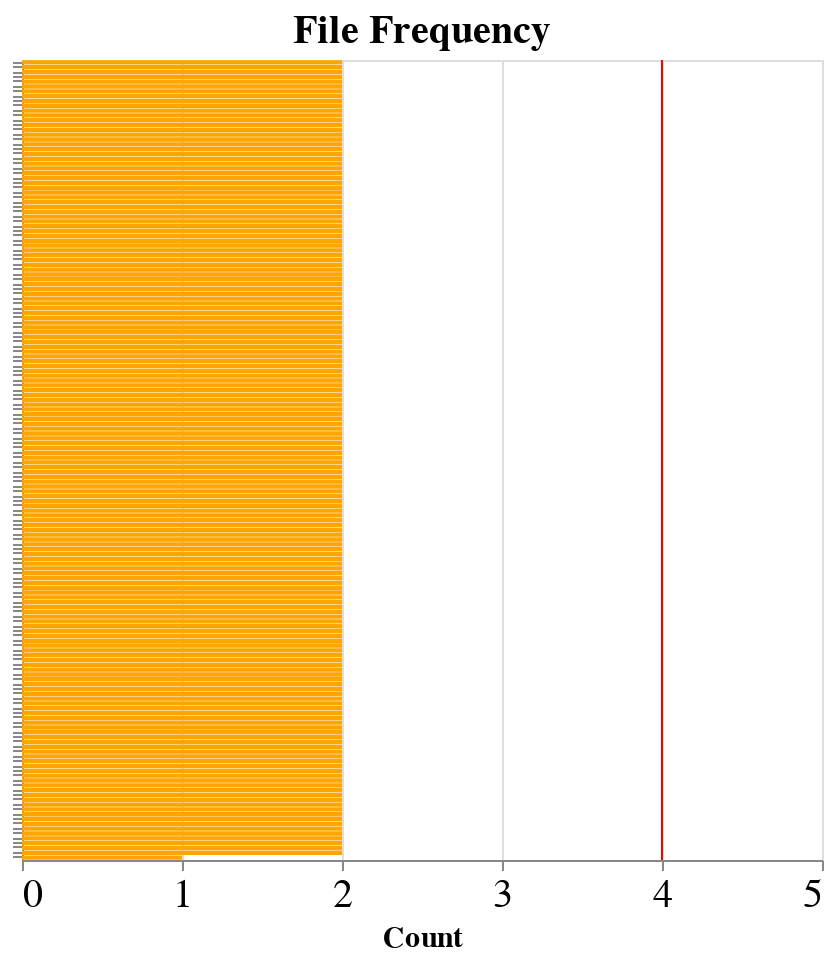

The notebook cell saved with this chart:
### Code cell
# Filter data
chart_data = df_sbom_hashes_unique[(df_sbom_hashes_unique.target == 'time') & (df_sbom_hashes_unique.type == 'source')]
chart_data_grouped = chart_data.groupby(['hash']).count().reset_index().sort_values('hash').sort_values('bom', ascending=False)
# Plot data
pm1 = alt.Chart(chart_data_grouped, title='File Frequency').mark_bar(color='orange').encode(
    x = alt.X('bom', title='Count', axis=alt.Axis(tickMinStep=1), scale=alt.Scale(domain=(0,len(chart_data.producer.unique())+1))),
    y = alt.Y('hash', sort='-x', title=None, axis=alt.Axis(labels=False))
)
rule = alt.Chart(chart_data.drop_duplicates(subset=['producer'])).mark_rule(color='red').encode(
    x=('count(producer)')
)
(pm1+rule).properties(height=400,width=400).configure_axis(
    labelFontSize=20,
    titleFontSize=15
).configure_title(fontSize=20)

### Figure 1 — Vega-Lite specification as saved in the notebook (floating-point values rounded to 4 significant figures; data arrays with more than 128 entries replaced by an {"elided": "..."} marker saying what was removed)
{"config": {"view": {"continuousWidth": 400, "continuousHeight": 300}, "axis": {"labelFontSize": 20, "titleFontSize": 15}, "title": {"fontSize": 20}}, "layer": [{"data": {"name": "data-91281aa8ab7ebebd88a0ff89eb4b2e59"}, "mark": {"type": "bar", "color": "orange"}, "encoding": {"x": {"type": "quantitative", "axis": {"tickMinStep": 1}, "field": "bom", "scale": {"domain": [0, 5]}, "title": "Count"}, "y": {"type": "nominal", "axis": {"labels": false}, "field": "hash", "sort": "-x", "title": null}}, "title": "File Frequency"}, {"data": {"name": "data-022afa9b98a10c0fffb7bd2d9ef6e227"}, "mark": {"type": "rule", "color": "red"}, "encoding": {"x": {"type": "nominal", "aggregate": "count", "field": "producer"}}}], "height": 400, "width": 400, "$schema": "https://vega.github.io/schema/vega-lite/v4.8.1.json", "datasets": {"data-91281aa8ab7ebebd88a0ff89eb4b2e59": {"elided": "166 records"}, "data-022afa9b98a10c0fffb7bd2d9ef6e227": [{"bom": "inputs-docfest/Canvass Labs/time-1.9/CanvassLabs-time-1.9.spdx.yml", "hash": null, "file": "inputs-docfest/Canvass Labs/time-1.9/CanvassLabs-time-1.9.spdx.yml", "format": "yaml", "gzipped": false, "standard": "spdx", "version": "SPDX-2.2", "zipfile": false, "target": "time", "producer": "Canvass Labs", "sbom": "Canvass Labs/time-1.9/CanvassLabs-time-1.9.spdx.yml", "type": "source"}, {"bom": "inputs-docfest/FOSSology/time-1.9/SPDX2TV_time-1.9.tar.gz_1629808036.spdx", "hash": "8a9b21d1d5d8fac7d4343457cb930f376f415b48", "file": "inputs-docfest/FOSSology/time-1.9/SPDX2TV_time-1.9.tar.gz_1629808036.spdx", "format": "tv", "gzipped": false, "standard": "spdx", "version": "2.2", "zipfile": false, "target": "time", "producer": "FOSSology", "sbom": "FOSSology/time-1.9/SPDX2TV_time-1.9.tar.gz_1629808036.spdx", "type": "source"}, {"bom": "inputs-docfest/REA_SAG-PM/SAG-PM-time1_9_Source_Tar.spdx", "hash": "2dc6b69d572ae23f6b8f9dae77feea7260db639b", "file": "inputs-docfest/REA_SAG-PM/SAG-PM-time1_9_Source_Tar.spdx", "format": "tv", "gzipped": false, "standard": "spdx", "version": "2.2", "zipfile": false, "target": "time", "producer": "REA_SAG-PM", "sbom": "REA_SAG-PM/SAG-PM-time1_9_Source_Tar.spdx", "type": "source"}, {"bom": "inputs-docfest/Toshiba/time-1.9/SPDX2TV_time-1.9.tar.gz_1630714917.spdx", "hash": "8a9b21d1d5d8fac7d4343457cb930f376f415b48", "file": "inputs-docfest/Toshiba/time-1.9/SPDX2TV_time-1.9.tar.gz_1630714917.spdx", "format": "tv", "gzipped": false, "standard": "spdx", "version": "2.2", "zipfile": false, "target": "time", "producer": "Toshiba", "sbom": "Toshiba/time-1.9/SPDX2TV_time-1.9.tar.gz_1630714917.spdx", "type": "source"}]}}
